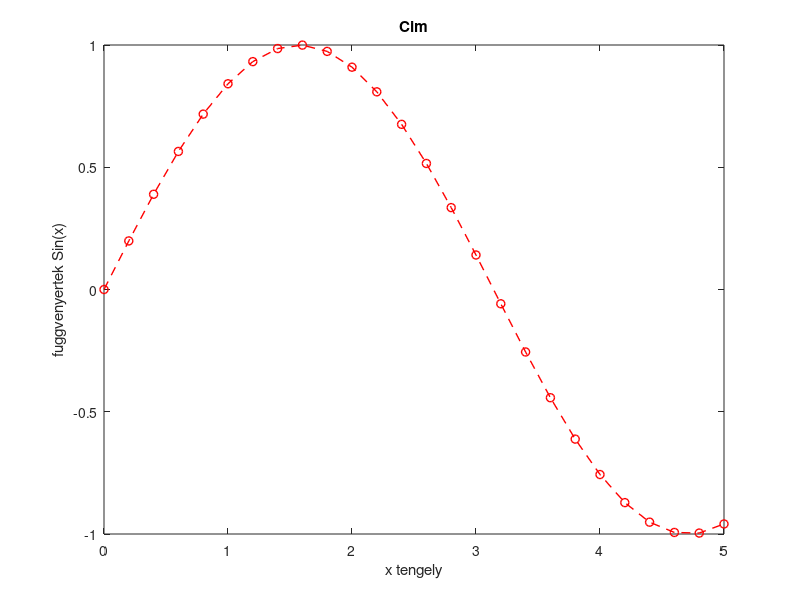

MATLAB code for this plot:
clc
x = 0:0.2:5;
y = sin(x)
plot(x, y, 'r--o', 'LineWidth', 1)
xlabel('x tengely')
ylabel('fuggvenyertek Sin(x)')
title('Cim')

